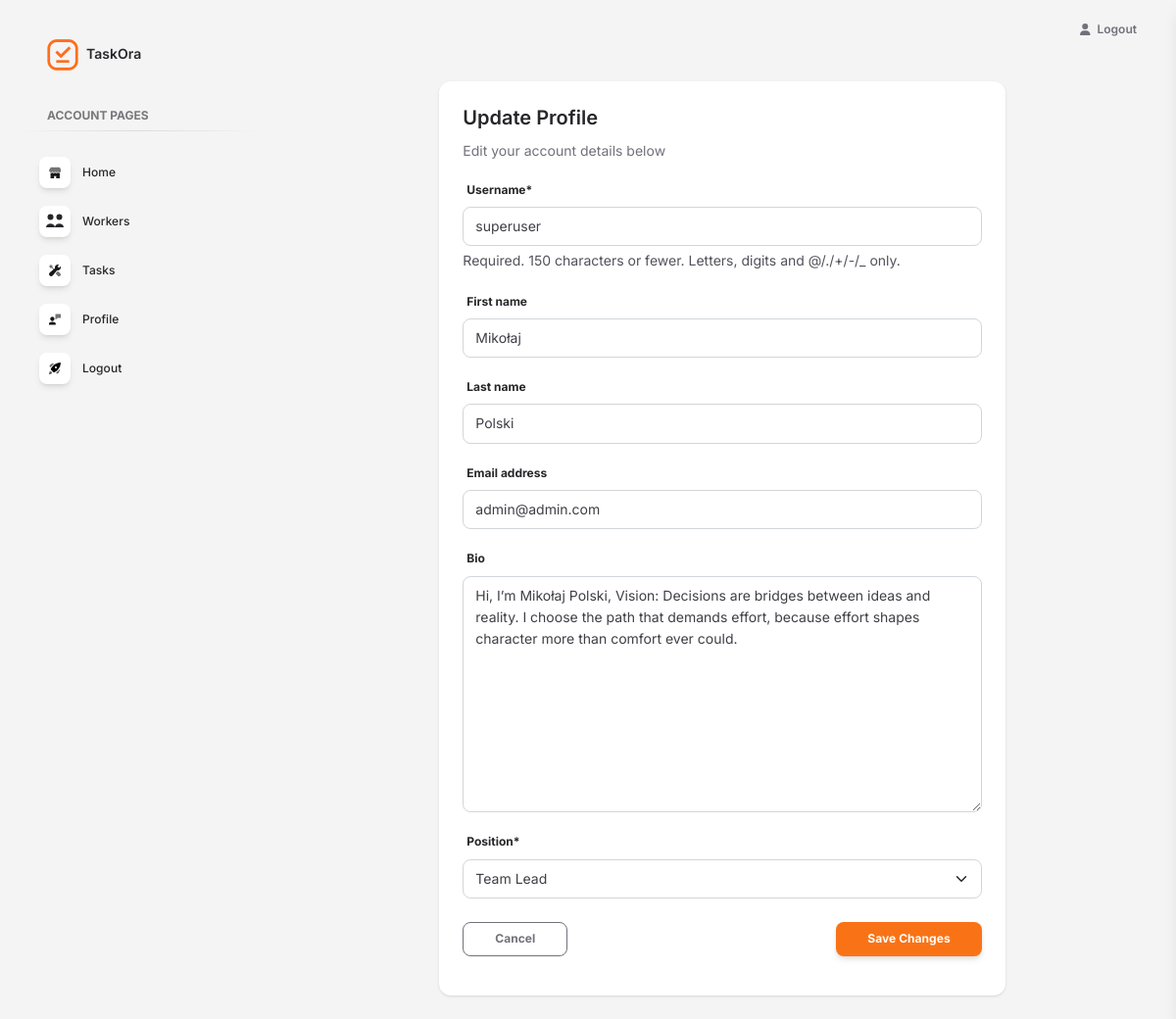
Screenshot of /profile/13/update/ (signed in) with the database file from the repository.
### task_manager/models.py (models this page shows, shortened)
class Worker(AbstractUser):
    bio = models.TextField(null= True, blank=True)
    position = models.ForeignKey(
        Position,
        on_delete=models.CASCADE,
        related_name="workers"
    )

### task_manager/views.py (the view)
# urls.py: path("profile/<int:pk>/update/", WorkerUpdateView.as_view(), name="profile-update"),
class WorkerUpdateView(LoginRequiredMixin, generic.UpdateView):
    model = Worker
    fields = (
        "username",
        "first_name",
        "last_name",
        "email",
        "bio",
        "position",
    )
    template_name = "task_manager/profile_update.html"

### task_manager/models.py (called while the page is built)
    def __str__(self):
        return self.name

### task_manager/templatetags/admin_soft.py (called while the page is built)
@assignment_tag(takes_context=True)
def get_direction(context):
    res = {
        'panel': 'text-left',
        'notify': 'right',
        'float': 'float-right',
        'reverse_panel': 'text-right',
        'nav': 'ml-auto'
    }
    if context.get('LANGUAGE_BIDI'):
        res['panel'] = 'text-right'
        res['notify'] = 'left'
        res['float'] = ''
        res['reverse_panel'] = 'text-left'
        res['nav'] = 'mr-auto'
    return res

@assignment_tag(takes_context=True)
def get_admin_setting(context):
    res = {
    }
    return res

### templates/task_manager/profile_update.html (shortened to what this page needs)
{% extends "layouts/base.html" %}
{% load crispy_forms_filters %}
{% load static %}
{% block content %}
<div class="container py-4">
  <div class="row justify-content-center">
    <div class="col-12 col-lg-8">
      <div class="card shadow-sm h-100">
        <div class="card-header bg-transparent pb-0">
          <h5 class="mb-2 text-dark">Update Profile</h5>
          <p class="text-muted text-sm">Edit your account details below</p>
        </div>
        <div class="card-body pt-0">
          <form action="" method="post">
            {{ form|crispy }}
            <div class="d-flex justify-content-between mt-4">
              <a href="{% url "task_manager:profile-detail" user.id %}" class="btn btn-outline-secondary btn-sm">
                Cancel
              </a>
              <button type="submit" class="btn btn-primary btn-sm">Save Changes</button>
            </div>
          </form>
        </div>
      </div>
    </div>
  </div>
</div>
{% endblock %}

### rows the page displays
Worker: username "superuser", first_name "Mikołaj", last_name "Polski", email "admin@admin.com", bio "Hi, I’m Mikołaj Polski, Vision: Decisions are bridges between ideas and reality. I choose the path that demands effort, because effort shapes character more than comfort ever could.", position "Team Lead"
